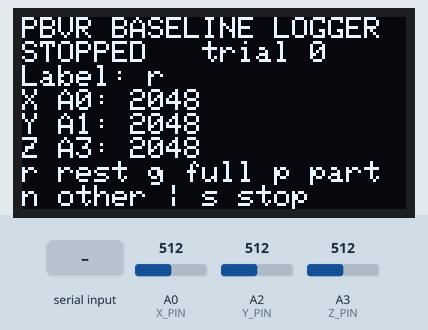
The sketch below on a simulated Arduino Uno R4 Minima. On the bench: 128×64 one-colour display. The inputs (shaded band) are chosen by the test bench; at power-on: A0 (X_PIN) = 512, A2 (Y_PIN) = 512, A3 (Z_PIN) = 512 (analog values on the 0–1023 scale). What the sketch prints to the serial monitor is not drawn.

Above: at 1.2 s.
1.3 s: "r\n" received over Serial
At 1.9 s:
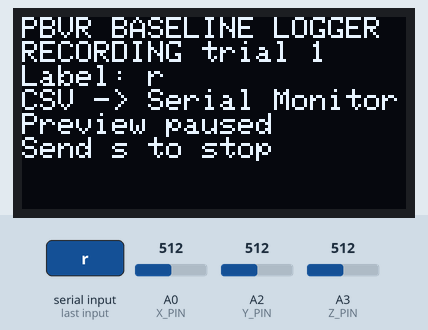
2.8 s: "g\n" received over Serial
At 4.0 s:
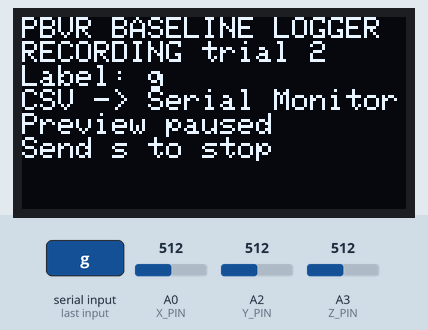
4.3 s: "n\n" received over Serial
At 5.4 s:
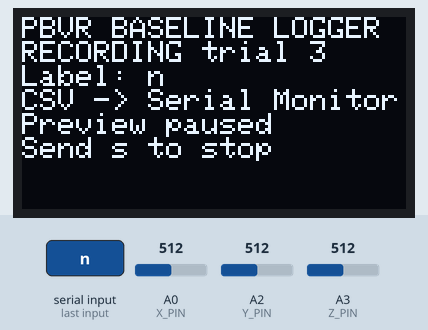
5.8 s: "s\n" received over Serial
At 6.5 s:
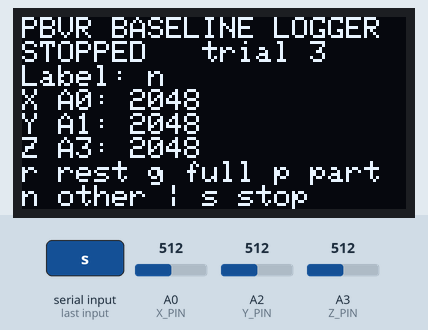
7.3 s: A0 (X_PIN) set to 716
At 8.6 s:
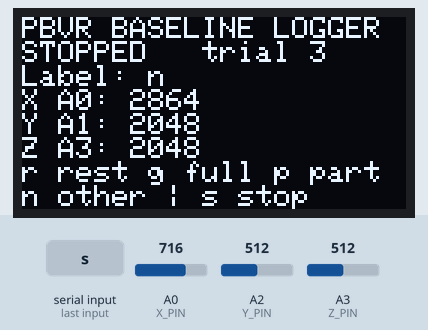
8.9 s: A2 (Y_PIN) set to 716
At 10.0 s:
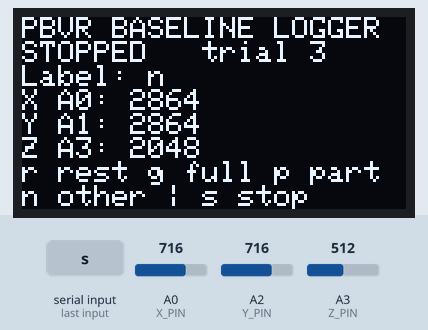
Timing chart, 0 to 11.5 s (numbered marks = the images above; inputs shaded):
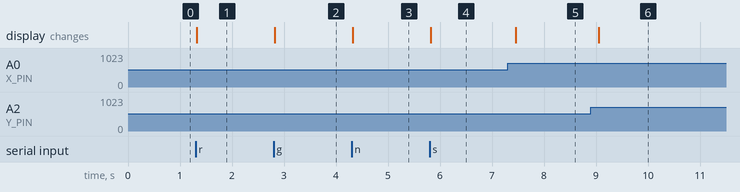

Measured:
- after the input at 1.3 s, the display: changes at once (image 1)
- after the input at 2.8 s, the display: changes at once (image 2)
- after the input at 4.3 s, the display: changes at once (image 3)
- after the input at 5.8 s, the display: changes at once (image 4)
- after the input at 7.3 s, the display: changes after 0.15 s (image 5)
- after the input at 8.9 s, the display: changes after 0.15 s (image 6)

The sketch:

RepBaselineLogger.ino
```cpp
/* UNO R3 or R4 Minima + Grove ADXL335: X=A0, Y=A1, Z=A3.
   Power: sensor VCC=3.3V, GND=GND. See README.
   A2 is reserved for the shield knob; do not connect an axis there.
   Libraries: Adafruit GFX and Adafruit SSD1306 (install dependencies).
   Serial: 115200 baud.
   Send a single character (newline/CR ignored):
   r=rest, g=good/full reps, p=partial reps, n=non-rep movements.
   Each label command STARTS A NEW TRIAL and starts streaming.
   s=stop. h=CSV header. m=manual marker (optional).
   Labels describe your test, NOT an automatic classification.
   Raw ADC counts include gravity; not calibrated g or angles.
   R3 mode: 10-bit (0..1023). R4 mode: 12-bit (0..4095).
*/
#include <Arduino.h>
#include <Wire.h>
#include <Adafruit_GFX.h>
#include <Adafruit_SSD1306.h>

// BOARD SWITCH: leave 0 for UNO R3. Change to 1 for UNO R4 Minima.
// Also select the matching board in Arduino IDE before uploading.
#define USE_R4_12_BIT 1

Adafruit_SSD1306 display(128, 64, &Wire, -1);
bool oledReady = false;
uint32_t lastPreviewMs = 0;
const uint8_t X_PIN = A0, Y_PIN = A2, Z_PIN = A3;
const uint32_t SAMPLE_US = 20000UL; // nominal 50 Hz
bool recording = false;
char label = 'r';
uint32_t trial = 0, marker = 0, sequence = 0;
uint32_t trialStartMs = 0, nextSampleUs = 0;

// Refresh only while stopped, plus once before each trial starts.
// A full OLED transfer can exceed a 20 ms sample interval.
void drawScreen(bool active) {
  if (!oledReady) return;
  display.clearDisplay();
  display.setTextSize(1);
  display.setTextColor(SSD1306_WHITE);
  display.setCursor(0, 0);
  display.println("PBVR BASELINE LOGGER");
  display.print(active ? "RECORDING " : "STOPPED   ");
  display.print("trial "); display.println(trial);
  display.print("Label: "); display.println(label);
  if (active) {
    display.println("CSV -> Serial Monitor");
    display.println("Preview paused");
    display.println("Send s to stop");
  } else {
    display.print("X A0: "); display.println(analogRead(X_PIN));
    display.print("Y A1: "); display.println(analogRead(Y_PIN));
    display.print("Z A3: "); display.println(analogRead(Z_PIN));
    display.println("r rest g full p part");
    display.println("n other | s stop");
  }
  display.display();
}

void printHeader() {
  Serial.println("trial,label,sample,t_ms,x_raw,y_raw,z_raw,marker");
}

void setup() {
  Serial.begin(115200);
#if USE_R4_12_BIT
  analogReadResolution(12); // R4 only. Excluded from compilation in R3 mode.
#endif
  // With the switch OFF (0), both boards use default 10-bit readings.
  pinMode(X_PIN, INPUT);
  pinMode(Y_PIN, INPUT);
  pinMode(Z_PIN, INPUT);
  Wire.begin();
  Wire.beginTransmission(0x3C);
  if (Wire.endTransmission() == 0) {
    oledReady = display.begin(SSD1306_SWITCHCAPVCC, 0x3C);
  }
  drawScreen(false); // Serial logging still works if no display is found.
  // No wait for Serial: send h after opening Serial Monitor for a header.
}

void loop() {
  while (Serial.available() > 0) {
    char c = (char)Serial.read();
    if (c == '\r' || c == '\n' || c == ' ') continue;
    if (c == 'h') printHeader();
    else if (c == 's') {
      recording = false;
      drawScreen(false);
    }
    else if (c == 'm' && recording) ++marker;
    else if (c == 'r' || c == 'g' || c == 'p' || c == 'n') {
      label = c;
      ++trial;
      marker = 0;
      sequence = 0;
      drawScreen(true); // Complete transfer BEFORE starting the sample clock.
      trialStartMs = millis();
      nextSampleUs = micros();
      recording = true;
    }
  }
  if (!recording) {
    if (millis() - lastPreviewMs >= 200UL) {
      lastPreviewMs = millis();
      drawScreen(false);
    }
    return;
  }
  uint32_t nowUs = micros();
  if ((int32_t)(nowUs - nextSampleUs) < 0) return;
  nextSampleUs += SAMPLE_US;
  // If delayed, skip overdue slots rather than burst fake catch-up samples.
  if ((int32_t)(nowUs - nextSampleUs) >= 0) nextSampleUs = nowUs + SAMPLE_US;
  uint32_t tMs = millis() - trialStartMs;
  int x = analogRead(X_PIN);
  int y = analogRead(Y_PIN);
  int z = analogRead(Z_PIN);
  Serial.print(trial); Serial.print(',');
  Serial.print(label); Serial.print(',');
  Serial.print(sequence++); Serial.print(',');
  Serial.print(tMs); Serial.print(',');
  Serial.print(x); Serial.print(',');
  Serial.print(y); Serial.print(',');
  Serial.print(z); Serial.print(',');
  Serial.println(marker);
}
```
